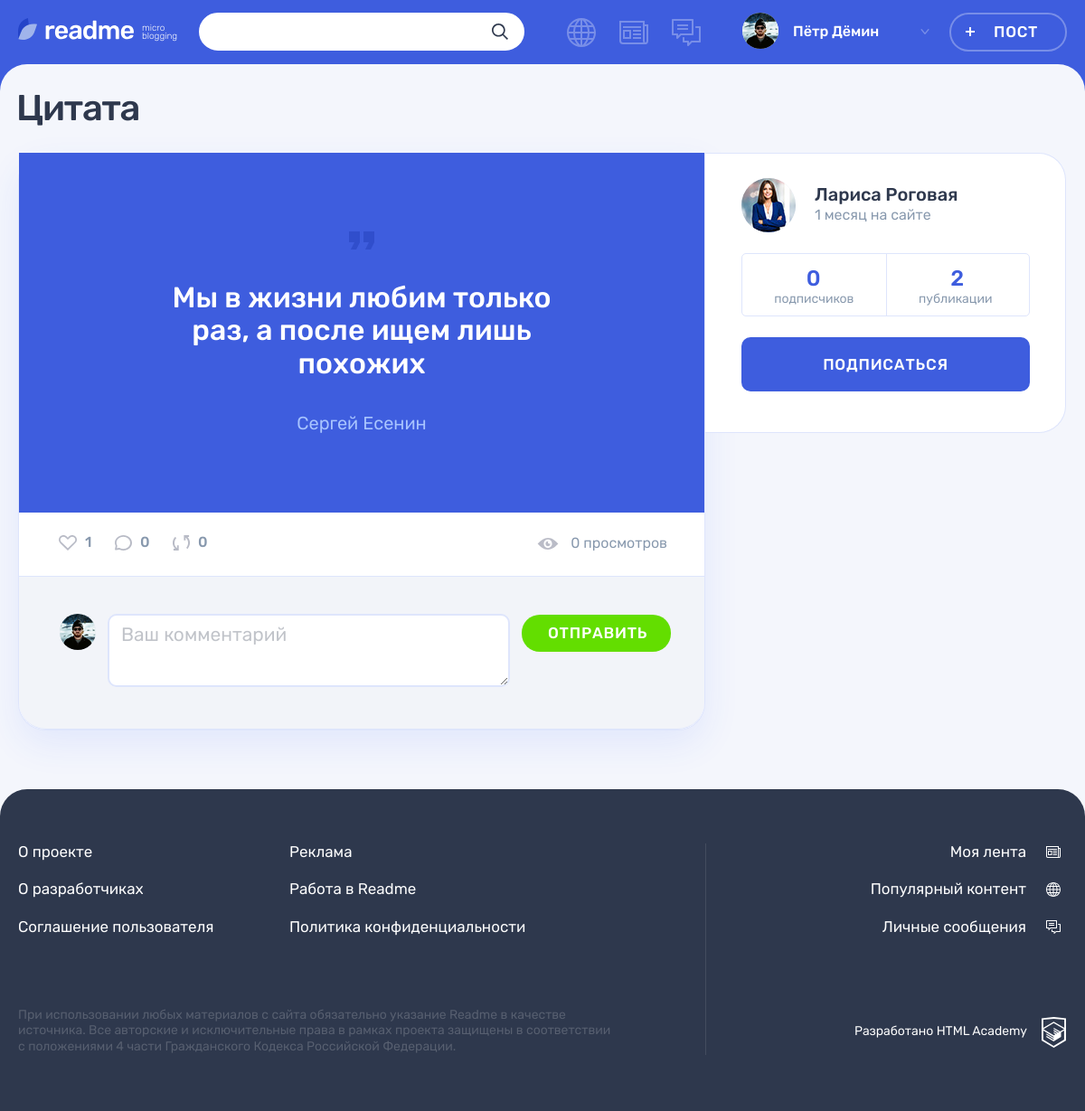
The page /post.php?id=1 (signed in) on the database its author committed.
### tables this page shows
CREATE TABLE post (
	id INT UNSIGNED AUTO_INCREMENT PRIMARY KEY,
	dt_add TIMESTAMP NOT NULL DEFAULT CURRENT_TIMESTAMP(),
	title VARCHAR(128) NOT NULL,
	text_content TEXT,
	quote_author VARCHAR(128),
	image_path VARCHAR(128),
	video_path VARCHAR(128),
	link VARCHAR(128),
	show_count INT UNSIGNED NOT NULL DEFAULT 0,
	author_id INT UNSIGNED NOT NULL,
	is_repost BOOLEAN NOT NULL DEFAULT 0,
	origin_post_id INT UNSIGNED,
	content_type_id INT UNSIGNED NOT NULL,
	FOREIGN KEY (author_id) REFERENCES user(id),
	FOREIGN KEY (origin_post_id) REFERENCES post(id),
	FOREIGN KEY (content_type_id) REFERENCES content_type(id),
	FULLTEXT INDEX post_ft_search(title, text_content)
);

CREATE TABLE input (
	id INT UNSIGNED AUTO_INCREMENT PRIMARY KEY,
	label VARCHAR(128),
	type VARCHAR(128),
	name VARCHAR(128) NOT NULL,
	placeholder VARCHAR(128),
	required BOOLEAN
);

CREATE TABLE user (
	id INT UNSIGNED AUTO_INCREMENT PRIMARY KEY,
	dt_add TIMESTAMP NOT NULL DEFAULT CURRENT_TIMESTAMP(),
	email VARCHAR(128) NOT NULL,
	login VARCHAR(128) NOT NULL,
	password CHAR(64) NOT NULL,
	avatar_path VARCHAR(128),
	UNIQUE INDEX email(email)
);

### helpers.php (called while the page is built, shortened)
<?php
function get_noun_plural_form(int $number, string $one, string $two, string $many): string
{
    $number = (int)$number;
    $mod10 = $number % 10;
    $mod100 = $number % 100;
    switch (true) {
        case ($mod10 === 1):
            return $one;
        case ($mod10 >= 2 && $mod10 <= 4):
            return $two;
        default:
            return $many;
    }
}
function include_template($name, array $data = [])
{
    $name = 'templates/' . $name;
    extract($data);
    require $name;
    $result = ob_get_clean();
    return $result;
}

### functions.php (called while the page is built, shortened)
<?php
function get_mysqli_result(mysqli $link, string $sql, string $result_type = 'all') {
    if (!$result = mysqli_query($link, $sql)) {
        update_errors_log($link, $sql, 'mysql_errors.txt');
        http_response_code(500);
        exit;
    } elseif ($result_type === 'all') {
        $result = mysqli_fetch_all($result, MYSQLI_ASSOC);
    } elseif ($result_type === 'assoc') {
        $result = mysqli_fetch_assoc($result);
    }
    return $result;
}
function esc(string $str) : string {
    $text = htmlspecialchars($str);
    return $text;
}
function get_relative_time(string $date) : string {
    $ts_diff = time() - strtotime($date);
    if ($ts_diff < 60) {
        $relative_time = "$ts_diff " . get_noun_plural_form($ts_diff, 'секунда', 'секунды', 'секунд');
    } elseif ($ts_diff < 3600) {
        $minutes = floor($ts_diff / 60);
        $relative_time = "$minutes " . get_noun_plural_form($minutes, 'минута', 'минуты', 'минут');
    } elseif ($ts_diff < 86400) {
        $hours = floor($ts_diff / 3600);
        $relative_time = "$hours " . get_noun_plural_form($hours, 'час', 'часа', 'часов');
    } elseif ($ts_diff < 604800) {
        $days = floor($ts_diff / 86400);
        $relative_time = "$days " . get_noun_plural_form($days, 'день', 'дня', 'дней');
    } elseif ($ts_diff < 3024000) {
        $weeks = floor($ts_diff / 604800);
        $relative_time = "$weeks " . get_noun_plural_form($weeks, 'неделя', 'недели', 'недель');
    } elseif ($ts_diff >= 3024000) {
        $dt_diff = date_diff(date_create($date), date_create('now'));
        $months = date_interval_format($dt_diff, '%m');
        $relative_time = "$months " . get_noun_plural_form($months, 'месяц', 'месяца', 'месяцев');
    }
    return $relative_time;
}
function validate_post(mysqli $link, int $post_id) : int {
    $sql = "SELECT id FROM post WHERE id = $post_id";
    $result = get_mysqli_result($link, $sql, false);
    return $post_id;
}
function get_likes_indicator_class(mysqli $link, int $post_id) : string {
    $user_id = intval($_SESSION['user']['id']);
    $sql = "SELECT id FROM post_like WHERE post_id = $post_id AND author_id = $user_id";
    $result = get_mysqli_result($link, $sql, false);
    return mysqli_num_rows($result) ? ' post__indicator--likes-active' : '';
}
function get_subscription_status(mysqli $link, int $profile_id) : bool {
    $user_id = intval($_SESSION['user']['id']);
    $sql = "SELECT id FROM subscription WHERE author_id = $user_id AND user_id = $profile_id";
    $result = get_mysqli_result($link, $sql, false);
    return boolval(mysqli_num_rows($result));
}
function get_likes_count(mysqli $link, int $post_id) : int {
    $sql = "SELECT COUNT(id) FROM post_like WHERE post_id = $post_id";
    $likes_count = get_mysqli_result($link, $sql, 'assoc')['COUNT(id)'];
    return $likes_count;
}
function get_comment_count(mysqli $link, int $post_id) : int {
    $sql = "SELECT COUNT(id) FROM comment WHERE post_id = $post_id";
    $comment_count = get_mysqli_result($link, $sql, 'assoc')['COUNT(id)'];
    return $comment_count;
}
function get_repost_count(mysqli $link, int $post_id) : int {
    $sql = "SELECT COUNT(id) FROM post WHERE origin_post_id = $post_id";
    $repost_count = get_mysqli_result($link, $sql, 'assoc')['COUNT(id)'];
    return $repost_count;
}
function get_show_count(int $show_count) : string {
    $result = "$show_count " . get_noun_plural_form($show_count, 'просмотр', 'просмотра', 'просмотров');
    return $result;
}
function get_subscriber_count(mysqli $link, int $user_id, bool $numeric_value = false) : string {
    $sql = "SELECT COUNT(id) FROM subscription WHERE user_id = $user_id";
    $subscriber_count = get_mysqli_result($link, $sql, 'assoc')['COUNT(id)'];
    if ($numeric_value) {
        return $subscriber_count;
    }
    return get_noun_plural_form($subscriber_count, ' подписчик', ' подписчика', ' подписчиков');
}
function get_publication_count(mysqli $link, int $user_id, bool $numeric_value = false) : string {
    $sql = "SELECT COUNT(id) FROM post WHERE author_id = $user_id";
    $publication_count = get_mysqli_result($link, $sql, 'assoc')['COUNT(id)'];
    if ($numeric_value) {
        return $publication_count;
    }
    return get_noun_plural_form($publication_count, ' публикация', ' публикации', ' публикаций');
}
function get_datetime_value(string $date) : string {
    $datetime = '';
    if ($ts = strtotime($date)) {
        $datetime = date('Y-m-d H:i', $ts);
    }
    return str_replace(' ', 'T', $datetime);
}
function get_post_fields(string $prefix) : string {
    $post_fields = [
        'id',
        'dt_add',
        'title',
        'text_content',
        'quote_author',
        'image_path',
        'video_path',
        'link',
        'show_count',
        'author_id',
        'is_repost',
        'origin_post_id',
        'content_type_id'
    ];
    array_walk($post_fields, 'add_prefix', $prefix);
    return implode(', ', $post_fields);
}

### templates/post.php (the view, shortened to what this page needs)
<div class="container">
    <h1 class="page__title page__title--publication"><?= esc($post['title']) ?></h1>
    <section class="post-details">
        <div class="post-details__wrapper post-<?= esc($post['class_name']) ?>">
            <?php $style = in_array($post['class_name'], ['quote', 'photo', 'video']) ? ' border-top: none;' : ''; ?>
            <div style="border-top-right-radius: 0;<?= $style ?>" class="post-details__main-block post post--details">
                <?php $style = $post['class_name'] === 'text' ? 'border-bottom: 1px solid #dee5fc;' : ''; ?>
                <div style="<?= $style ?>" class="post__main">
                    <?php if ($post['class_name'] === 'quote'): ?>
                    <?= include_template('inc/post-quote.php', ['post' => $post]) ?>
                    <?php elseif ($post['class_name'] === 'link'): ?>
                    <?= include_template('inc/post-link.php', ['post' => $post]) ?>
                    <?php elseif ($post['class_name'] === 'photo'): ?>
                    <?= include_template('inc/post-photo.php', ['post' => $post]) ?>
                    <?php elseif ($post['class_name'] === 'video'): ?>
                    <?= include_template('inc/post-video.php', ['post' => $post]) ?>
                    <?php elseif ($post['class_name'] === 'text'): ?>
                    <?= include_template('inc/post-text.php', ['post' => $post]) ?>
                    <?php endif; ?>
                </div>
                <div class="post__indicators">
                    <div class="post__buttons">
                        <a class="post__indicator post__indicator--likes<?= get_likes_indicator_class($link, $post['id']) ?> button" href="/like.php?id=<?= esc($post['id']) ?>" title="Лайк">
                            <svg class="post__indicator-icon" width="20" height="17">
                                <use xlink:href="#icon-heart"></use>
                            </svg>
                            <span><?= get_likes_count($link, $post['id']) ?></span>
                        </a>
                        <a class="post__indicator post__indicator--comments button" href="#form" title="Комментарии">
                            <svg class="post__indicator-icon" width="19" height="17">
                                <use xlink:href="#icon-comment"></use>
                            </svg>
                            <span><?= get_comment_count($link, $post['id']) ?></span>
                        </a>
                        <a class="post__indicator post__indicator--repost button" href="/repost.php?id=<?= esc($post['id']) ?>" title="Репост">
                            <svg class="post__indicator-icon" width="19" height="17">
                                <use xlink:href="#icon-repost"></use>
                            </svg>
                            <span><?= get_repost_count($link, $post['id']) ?></span>
                        </a>
                    </div>
                    <span class="post__view"><?= get_show_count($post['show_count']) ?></span>
                </div>
                <div class="comments">
                    <?php if (isset($inputs['comment'])): ?>
                    <?php $style = empty($comments) ? 'border-bottom-left-radius: 30px; border-bottom-right-radius: 30px;' : ''; ?>
                    <form style="<?= $style ?>" class="comments__form form" id="form" action="/post.php?id=<?= esc($post['id']) ?>" method="post">
                        <div class="comments__my-avatar">
                            <?php if (!empty($_SESSION['user']['avatar_path'])): ?>
                            <?php $style = 'width: 40px; height: 40px; object-fit: cover;'; ?>
                            <img style="<?= $style ?>" class="comments__picture" src="uploads/<?= esc($_SESSION['user']['avatar_path']) ?>" width="40" height="40" alt="Аватар пользователя">
                            <?php endif; ?>
                        </div>
                        <?php $input = $inputs['comment'] ?>
                        <?php $classname = isset($errors[$input['name']][0]) ? ' form__input-section--error' : ''; ?>
                        <div class="form__input-section<?= $classname ?>">
                            <textarea class="comments__textarea form__textarea form__input" name="<?= esc($input['name']) ?>" placeholder="<?= esc($input['placeholder']) ?>"><?= esc(get_post_value($input['name'])) ?></textarea>
                        </div>
                        <button class="comments__submit button button--green" type="submit">Отправить</button>
                    </form>
                    <?php endif; ?>
                </div>
            </div>
            <div class="post-details__user user">
                <div class="post-details__user-info user__info">
                    <a class="post-details__avatar-link user__avatar-link" href="/profile.php?id=<?= esc($post['author_id']) ?>&tab=posts">
                        <div class="post-details__avatar user__avatar">
                            <?php if (!empty($post['avatar_path'])): ?>
                            <?php $style = 'width: 60px; height: 60px; object-fit: cover;'; ?>
                            <img style="<?= $style ?>" class="post-details__picture user__picture" src="uploads/<?= esc($post['avatar_path']) ?>" alt="Аватар пользователя">
                            <?php endif; ?>
                        </div>
                    </a>
                    <div class="post-details__name-wrapper user__name-wrapper">
                        <a class="post-details__name user__name" href="/profile.php?id=<?= esc($post['author_id']) ?>&tab=posts">
                            <span><?= esc($post['author']) ?></span>
                        </a>
                        <time class="post-details__time user__time" datetime="<?= get_datetime_value($post['dt_reg']) ?>"><?= get_relative_time($post['dt_reg']) ?> на сайте</time>
                    </div>
                </div>
                <?php $style = $post['author_id'] === $_SESSION['user']['id'] ? 'margin-bottom: 0;' : ''; ?>
                <div style="<?= $style ?>" class="post-details__rating user__rating">
                    <p class="post-details__rating-item user__rating-item user__rating-item--subscribers">
                        <span class="post-details__rating-amount user__rating-amount"><?= get_subscriber_count($link, $post['author_id'], true) ?></span>
                        <span class="post-details__rating-text user__rating-text"><?= get_subscriber_count($link, $post['author_id']) ?></span>
                    </p>
                    <p class="post-details__rating-item user__rating-item user__rating-item--publications">
                        <span class="post-details__rating-amount user__rating-amount"><?= get_publication_count($link, $post['author_id'], true) ?></span>
                        <span class="post-details__rating-text user__rating-text"><?= get_publication_count($link, $post['author_id']) ?></span>
                    </p>
                </div>
                <?php if ($post['author_id'] !== $_SESSION['user']['id']): ?>
                <div class="post-details__user-buttons user__buttons">
                    <?php $text_content = get_subscription_status($link, $post['author_id']) ? 'Отписаться' : 'Подписаться'; ?>
                    <?php $classname = get_subscription_status($link, $post['author_id']) ? 'quartz' : 'main'; ?>
                    <a class="user__button user__button--subscription button button--<?= $classname ?>" href="/subscription.php?id=<?= esc($post['author_id']) ?>"><?= $text_content ?></a>
                </div>
                <?php endif; ?>
            </div>
        </div>
    </section>
</div>

### templates/inc/post-quote.php
<blockquote>
    <p><?= nl2br(esc($post['text_content']), false) ?></p>
    <cite><?= esc($post['quote_author']) ?></cite>
</blockquote>

### rows shown on the page
post: title "Цитата", text_content "Мы в жизни любим только раз, а после ищем лишь похожих", quote_author "Сергей Есенин", id "1", show_count "0 просмотров", author.avatar_path (picture), author.login "Лариса Роговая", author.dt_add "1 месяц"
input: comment "Ваш комментарий"

### other values the page prints
$_SESSION['user']['login'] "Пётр Дёмин"
get_comment_count($link, $post['id']) "0"
get_repost_count($link, $post['id']) "0"
get_subscriber_count($link, $post['author_id'], true) "0"
get_subscriber_count($link, $post['author_id']) "подписчиков"
get_publication_count($link, $post['author_id'], true) "2"
get_publication_count($link, $post['author_id']) "публикации"
$text_content "ПОДПИСАТЬСЯ"
